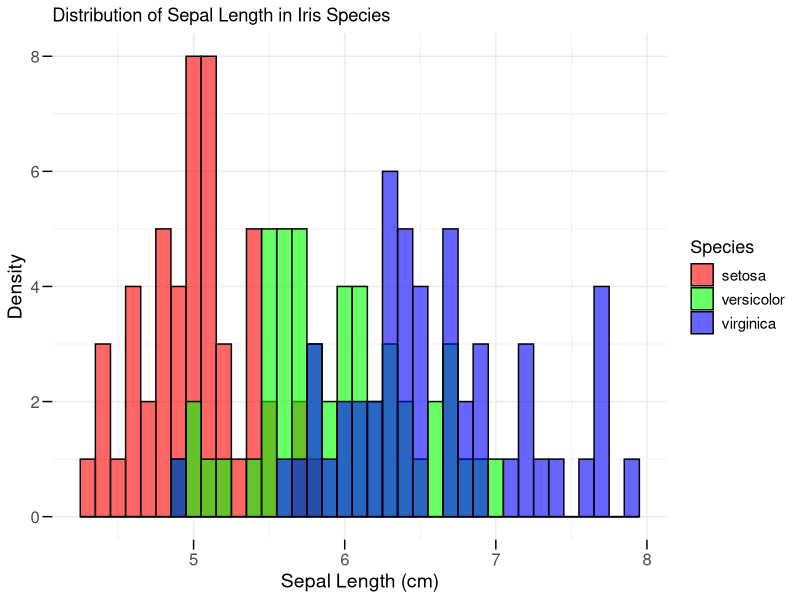

Here is the R script that generated this plot:
#Load libraries
library(datasets)
library(tidyverse)
library(dplyr)
library(ggplot2)

#Import data
data("iris")

#Plot data
ggplot(iris, aes(x = Sepal.Length, fill = Species)) +
  geom_histogram(binwidth = 0.1,                #Thickness of bars
                 color = "black",               #Bar border colors
                 alpha = 0.6,                   #Transparency of bars
                 position = "identity") +       #Position of bars to be next together
  #Change colors of the bars manually
  scale_fill_manual(values = c("setosa" = "red", 
                               "versicolor" = "green", 
                               "virginica" = "blue")) +
  #Change axis titles
  labs(
    title = "Distribution of Sepal Length in Iris Species",
    x = "Sepal Length (cm)",
    y = "Density",
    fill = "Species",
    color = "Density by Species"
  ) +
  theme_minimal() +
  theme(
    axis.text.x = element_text(size = 12),      # x-axis tick labels
    axis.text.y = element_text(size = 12),      # y-axis tick labels
    axis.ticks.length = unit(0.25, "cm"),       # length of ticks
    axis.ticks = element_line(size = 0.5),      # thickness of ticks
    axis.title.x = element_text(size = 14),     # x-axis title
    axis.title.y = element_text(size = 14),     # y-axis title
    legend.title = element_text(size = 13),     # legend title
    legend.text = element_text(size = 11)       # legend items
  )
